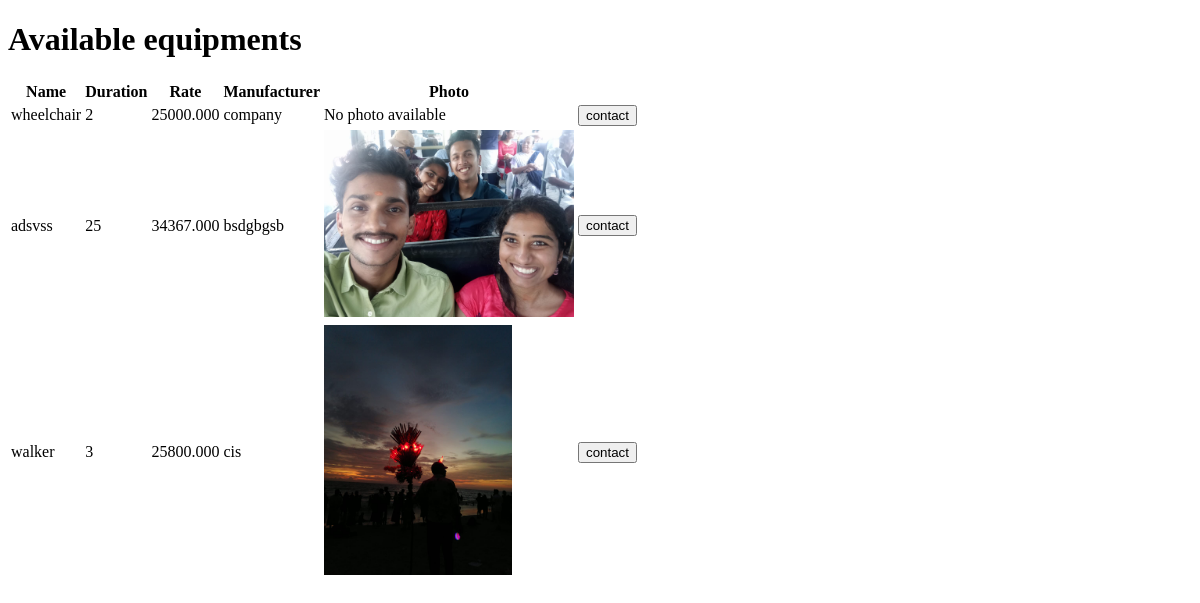
Before: /request_aid/ (signed in) with the older database file.
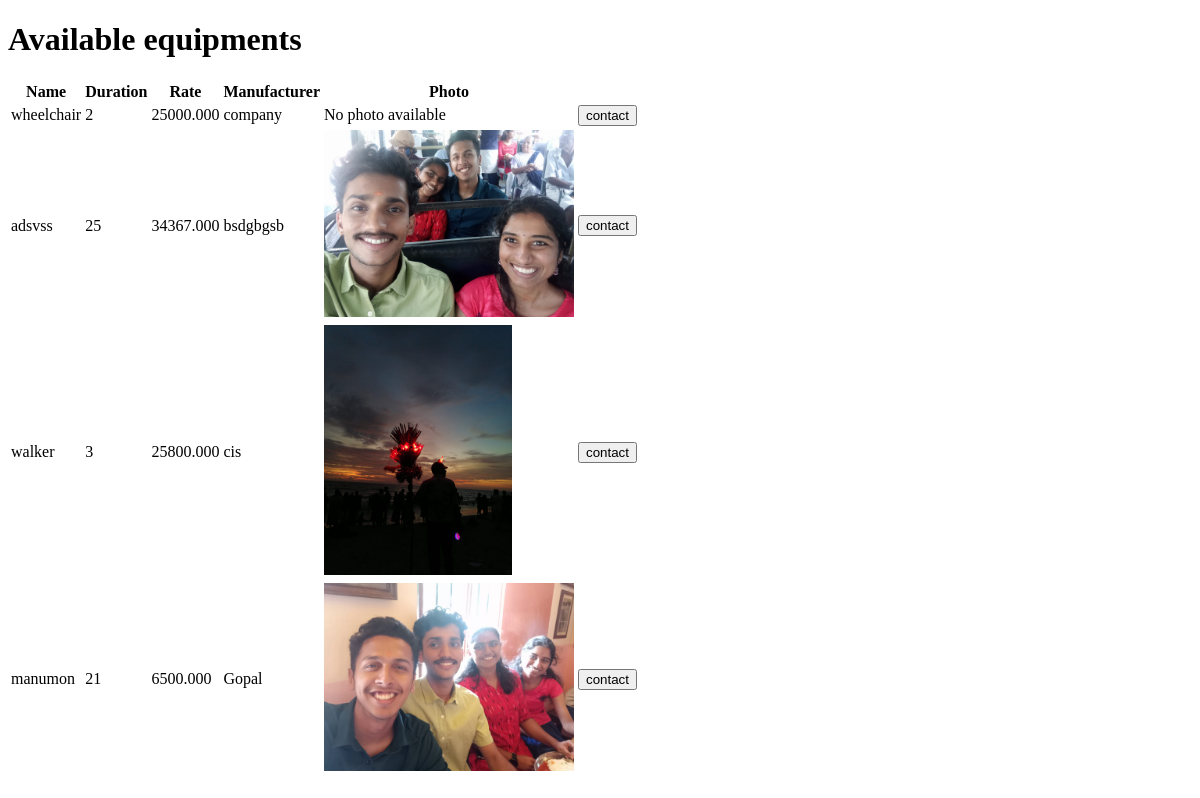
After: the same page with the newer database file.
### dem11app/models.py (models this page shows, shortened)
class OtherAids(models.Model):
    name = models.CharField(max_length=256)
    age=models.PositiveIntegerField()
    rate = models.DecimalField(max_digits=10, decimal_places=3)
    manufacturer=models.CharField(max_length=80)
    current_photo = models.ImageField(upload_to='media/otheraids/', null=True, blank=True)
    user = models.ForeignKey(CustomUser, on_delete=models.CASCADE)
    approved=models.BooleanField(default="False")
    removed=models.BooleanField(default="False")

### dem11app/views.py (the view)
# urls.py: path('request_aid/',request_aid,name='request_aid'),
@login_required
def request_aid(request):
    aids = OtherAids.objects.all()
    return render(request,"req_aids.html",{'aids':aids})

### templates/req_aids.html (shortened to what this page needs)
<!DOCTYPE html>
<html lang="en">
<head>
</head>
<body>
    <h1>Available equipments</h1>
    <table>
        <thead>
          <tr>
            <th>Name</th>
            <th>Duration</th>
            <th>Rate</th>
            <th>Manufacturer</th>
            <th>Photo</th>
          </tr>
        </thead>
        <tbody>
          {% for aid in aids %}
            <tr>
              <td>{{ aid.name }}</td>
              <td>{{ aid.age }}</td>
              <td>{{ aid.rate }}</td>
              <td>{{ aid.manufacturer }}</td>
              <td>
                {% if aid.current_photo %}
                  <img src="{{ aid.current_photo.url }}" alt="{{ aid.name }} Photo" style="max-width: 250px; max-height: 250px;">
                {% else %}
                  No photo available
                {% endif %}
              </td>
              <td><button onclick="req('{{aid.id}}')">contact</button></td>
            </tr>
          {% endfor %}
        </tbody>
      </table>
    </body>
</html>

Changed rows visible on the page:
added OtherAids: name "manumon", age "21", rate "6500.000", manufacturer "Gopal", current_photo (picture)
